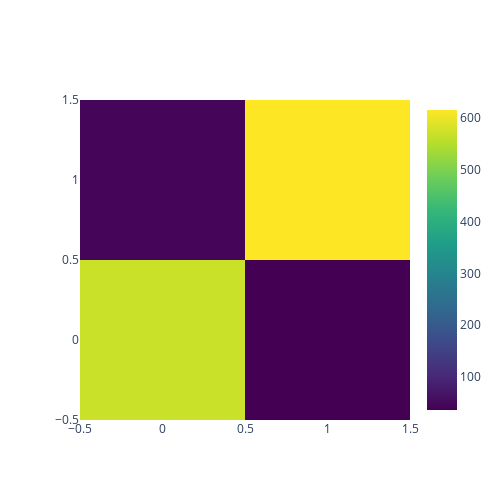

Write notebook code for a chart like this one.
### Code cell
# confusion matrix in plotly
from plotly import graph_objects as go
fig = go.Figure(data = go.Heatmap(z = cm, colorscale = 'Viridis'))
fig.update_layout(xaxis = dict(title = ''), yaxis = dict(title = ''), width = 500, height = 500)
fig.show()

### Figure 1 — Plotly figure (JSON) as saved in the notebook; plotly's stock layout.template omitted (floating-point values rounded to 4 significant figures)
{"data": [{"colorscale": [[0, "#440154"], [0.1111, "#482878"], [0.2222, "#3e4989"], [0.3333, "#31688e"], [0.4444, "#26828e"], [0.5556, "#1f9e89"], [0.6667, "#35b779"], [0.7778, "#6ece58"], [0.8889, "#b5de2b"], [1, "#fde725"]], "type": "heatmap", "z": [[570, 36], [45, 616]]}], "layout": {"height": 500, "width": 500, "xaxis": {"autorange": true, "range": [-0.5, 1.5], "title": {"text": ""}}, "yaxis": {"autorange": true, "range": [-0.5, 1.5], "title": {"text": ""}}}}
